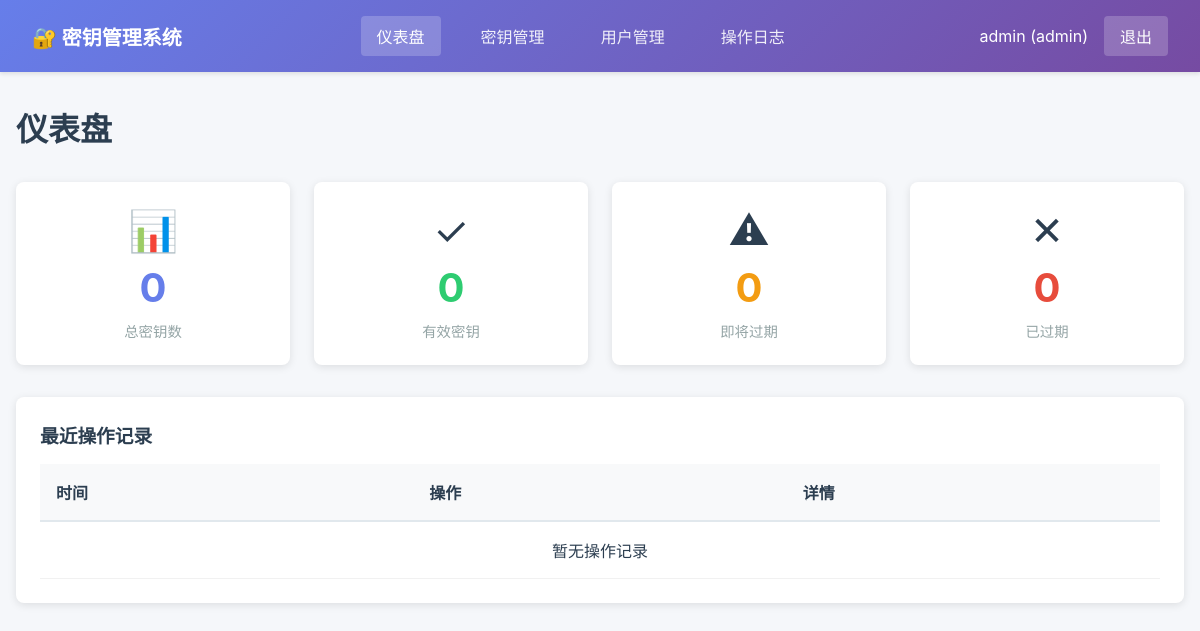
The page /dashboard (signed in) on the database as committed earlier.
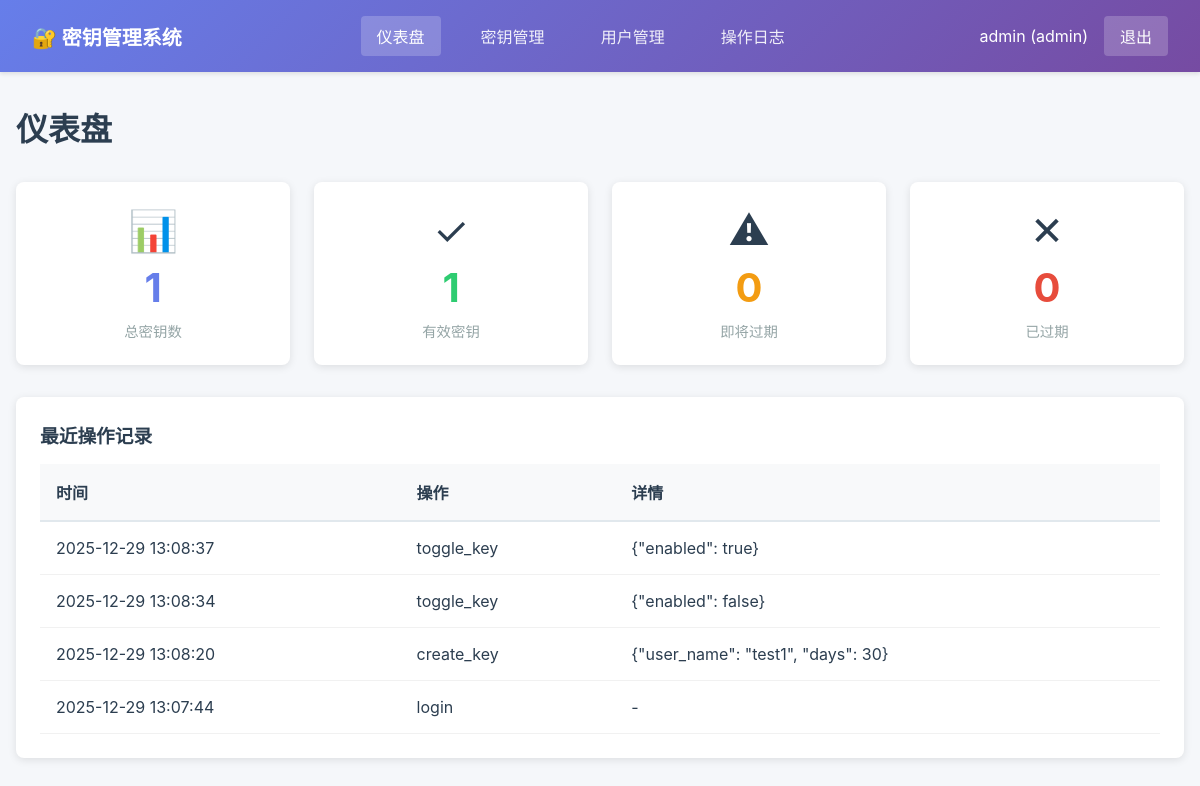
The same page on the database as committed later.
### tables this page shows
CREATE TABLE users (
            id INTEGER PRIMARY KEY AUTOINCREMENT,
            username VARCHAR(50) UNIQUE NOT NULL,
            password_hash VARCHAR(128) NOT NULL,
            role VARCHAR(20) NOT NULL DEFAULT 'user',
            parent_id INTEGER,
            quota_total INTEGER DEFAULT 0,
            quota_used INTEGER DEFAULT 0,
            enabled BOOLEAN DEFAULT TRUE,
            created_at TIMESTAMP DEFAULT CURRENT_TIMESTAMP,
            updated_at TIMESTAMP DEFAULT CURRENT_TIMESTAMP,
            last_login TIMESTAMP,
            note TEXT,
            FOREIGN KEY (parent_id) REFERENCES users(id)
        );

CREATE TABLE operation_logs (
            id INTEGER PRIMARY KEY AUTOINCREMENT,
            user_id INTEGER NOT NULL,
            action VARCHAR(50) NOT NULL,
            target_type VARCHAR(20),
            target_id INTEGER,
            details TEXT,
            ip_address VARCHAR(50),
            created_at TIMESTAMP DEFAULT CURRENT_TIMESTAMP,
            FOREIGN KEY (user_id) REFERENCES users(id)
        );

### app.py (the view)
@app.route('/dashboard')
@login_required
def dashboard():
    if current_user.role == 'admin':
        total_keys = Key.count()
        enabled_keys = Key.count(enabled=True)
    else:
        total_keys = Key.count(created_by=current_user.id)
        enabled_keys = Key.count(created_by=current_user.id, enabled=True)
    expiring_soon = 0
    expired = 0
    all_keys = Key.get_all(created_by=None if current_user.role == 'admin' else current_user.id)
    today = datetime.now().date()
    for key in all_keys:
        if key.expires and key.enabled:
            expire_date = datetime.strptime(key.expires, '%Y-%m-%d').date()
            days_remaining = (expire_date - today).days
            if days_remaining < 0:
                expired += 1
            elif days_remaining <= 7:
                expiring_soon += 1
    recent_logs = OperationLog.get_all(
        user_id=None if current_user.role == 'admin' else current_user.id,
        limit=10
    )
    return render_template('dashboard.html',
                         total_keys=total_keys,
                         enabled_keys=enabled_keys,
                         expiring_soon=expiring_soon,
                         expired=expired,
                         recent_logs=recent_logs)

### app.py (called while the page is built)
@login_manager.user_loader
def load_user(user_id):
    return User.get(int(user_id))

### models/database.py (called while the page is built)
def get_db():
    db = sqlite3.connect(config.DATABASE_PATH)
    db.row_factory = sqlite3.Row
    return db

### models/key.py (called while the page is built)
    @staticmethod
    def get_all(created_by=None, enabled=None, limit=None, offset=0):
        db = get_db()
        cursor = db.cursor()
        query = 'SELECT * FROM keys WHERE 1=1'
        params = []
        if created_by is not None:
            query += ' AND created_by = ?'
            params.append(created_by)
        if enabled is not None:
            query += ' AND enabled = ?'
            params.append(enabled)
        query += ' ORDER BY created_at DESC'
        if limit:
            query += ' LIMIT ? OFFSET ?'
            params.extend([limit, offset])
        cursor.execute(query, params)
        rows = cursor.fetchall()
        db.close()
        return [Key(**dict(row)) for row in rows]

    @staticmethod
    def count(created_by=None, enabled=None):
        db = get_db()
        cursor = db.cursor()
        query = 'SELECT COUNT(*) as count FROM keys WHERE 1=1'
        params = []
        if created_by is not None:
            query += ' AND created_by = ?'
            params.append(created_by)
        if enabled is not None:
            query += ' AND enabled = ?'
            params.append(enabled)
        cursor.execute(query, params)
        count = cursor.fetchone()['count']
        db.close()
        return count

### models/log.py (called while the page is built)
    @staticmethod
    def get_all(user_id=None, action=None, limit=None, offset=0):
        db = get_db()
        cursor = db.cursor()
        query = 'SELECT * FROM operation_logs WHERE 1=1'
        params = []
        if user_id is not None:
            query += ' AND user_id = ?'
            params.append(user_id)
        if action:
            query += ' AND action = ?'
            params.append(action)
        query += ' ORDER BY created_at DESC'
        if limit:
            query += ' LIMIT ? OFFSET ?'
            params.extend([limit, offset])
        cursor.execute(query, params)
        rows = cursor.fetchall()
        db.close()
        return [OperationLog(**dict(row)) for row in rows]

### models/user.py (called while the page is built)
    @staticmethod
    def get(user_id):
        db = get_db()
        cursor = db.cursor()
        cursor.execute('SELECT * FROM users WHERE id = ?', (user_id,))
        row = cursor.fetchone()
        db.close()
        if row:
            return User(**dict(row))
        return None

### templates/dashboard.html (shortened to what this page needs)
{% extends "base.html" %}
{% block content %}
<div class="dashboard">
    <h1>仪表盘</h1>
    <div class="stats-grid">
        <div class="stat-card">
            <div class="stat-icon">📊</div>
            <div class="stat-value">{{ total_keys }}</div>
            <div class="stat-label">总密钥数</div>
        </div>
        <div class="stat-card stat-success">
            <div class="stat-icon">✓</div>
            <div class="stat-value">{{ enabled_keys }}</div>
            <div class="stat-label">有效密钥</div>
        </div>
        <div class="stat-card stat-warning">
            <div class="stat-icon">⚠</div>
            <div class="stat-value">{{ expiring_soon }}</div>
            <div class="stat-label">即将过期</div>
        </div>
        <div class="stat-card stat-danger">
            <div class="stat-icon">✕</div>
            <div class="stat-value">{{ expired }}</div>
            <div class="stat-label">已过期</div>
        </div>
    </div>
    <div class="recent-logs">
        <h3>最近操作记录</h3>
        <table class="table">
            <thead>
                <tr>
                    <th>时间</th>
                    <th>操作</th>
                    <th>详情</th>
                </tr>
            </thead>
            <tbody>
                {% for log in recent_logs %}
                <tr>
                    <td>{{ log.created_at }}</td>
                    <td>{{ log.action }}</td>
                    <td>{{ log.details or '-' }}</td>
                </tr>
                {% else %}
                <tr>
                    <td colspan="3" class="text-center">暂无操作记录</td>
                </tr>
                {% endfor %}
            </tbody>
        </table>
    </div>
</div>
{% endblock %}

### templates/base.html (shortened to what this page needs)
<!DOCTYPE html>
<html lang="zh-CN">
<head>
    <link rel="stylesheet" href="{{ url_for('static', filename='css/style.css') }}">
</head>
<body>
    {% if current_user.is_authenticated %}
    <nav class="navbar">
        <div class="nav-brand">🔐 密钥管理系统</div>
        <div class="nav-menu">
            <a href="{{ url_for('dashboard') }}" class="{% if request.endpoint == 'dashboard' %}active{% endif %}">仪表盘</a>
            {% if current_user.role in ['admin', 'dealer'] %}
            <a href="{{ url_for('keys_page') }}" class="{% if request.endpoint == 'keys_page' %}active{% endif %}">密钥管理</a>
            {% endif %}
            {% if current_user.role == 'admin' %}
            <a href="{{ url_for('users_page') }}" class="{% if request.endpoint == 'users_page' %}active{% endif %}">用户管理</a>
            {% endif %}
            <a href="{{ url_for('logs_page') }}" class="{% if request.endpoint == 'logs_page' %}active{% endif %}">操作日志</a>
        </div>
        <div class="nav-user">
            <span>{{ current_user.username }} ({{ current_user.role }})</span>
            <a href="{{ url_for('logout') }}" class="btn-logout">退出</a>
        </div>
    </nav>
    {% endif %}
    <div class="container">
        {% block content %}{% endblock %}
    </div>
</body>
</html>

### static/css/style.css (style rules this page uses)
* { margin: 0; padding: 0; box-sizing: border-box; }
body { font-family: -apple-system, BlinkMacSystemFont, 'Segoe UI', Roboto, 'Helvetica Neue', Arial, sans-serif; background: #f5f7fa; color: #2c3e50; }
.navbar { background: linear-gradient(135deg, #667eea 0%, #764ba2 100%); color: white; padding: 1rem 2rem; display: flex; justify-content: space-between; align-items: center; box-shadow: 0 2px 4px rgba(0,0,0,0.1); }
.nav-brand { font-size: 1.25rem; font-weight: bold; }
.nav-menu { display: flex; gap: 1.5rem; }
.nav-menu a { color: rgba(255,255,255,0.9); text-decoration: none; padding: 0.5rem 1rem; border-radius: 4px; transition: all 0.3s; }
.nav-menu a:hover, .nav-menu a.active { background: rgba(255,255,255,0.2); color: white; }
.nav-user { display: flex; align-items: center; gap: 1rem; }
.btn-logout { background: rgba(255,255,255,0.2); color: white; padding: 0.5rem 1rem; border-radius: 4px; text-decoration: none; transition: background 0.3s; }
.container { max-width: 1200px; margin: 2rem auto; padding: 0 1rem; }
.dashboard h1 { margin-bottom: 2rem; }
.stats-grid { display: grid; grid-template-columns: repeat(auto-fit, minmax(250px, 1fr)); gap: 1.5rem; margin-bottom: 2rem; }
.stat-card { background: white; padding: 1.5rem; border-radius: 8px; box-shadow: 0 2px 8px rgba(0,0,0,0.1); text-align: center; }
.stat-icon { font-size: 2.5rem; margin-bottom: 0.5rem; }
.stat-value { font-size: 2.5rem; font-weight: bold; color: #667eea; margin-bottom: 0.5rem; }
.stat-success .stat-value { color: #2ecc71; }
.stat-warning .stat-value { color: #f39c12; }
.stat-danger .stat-value { color: #e74c3c; }
.stat-label { color: #95a5a6; font-size: 0.9rem; }
.recent-logs { background: white; padding: 1.5rem; border-radius: 8px; box-shadow: 0 2px 8px rgba(0,0,0,0.1); }
.recent-logs h3 { margin-bottom: 1rem; }
.table { width: 100%; border-collapse: collapse; }
.table thead { background: #f8f9fa; }
.table th { padding: 1rem; text-align: left; font-weight: 600; color: #2c3e50; border-bottom: 2px solid #e1e8ed; }
.table td { padding: 1rem; border-bottom: 1px solid #f1f1f1; }

Rows that differ between the two databases and show on the page:
added operation_logs: created_at "2025-12-29 13:08:37", action "toggle_key", details "{\"enabled\": true}"
added operation_logs: created_at "2025-12-29 13:08:34", action "toggle_key", details "{\"enabled\": false}"
added operation_logs: created_at "2025-12-29 13:08:20", action "create_key", details "{\"user_name\": \"test1\", \"days\": 30}"
added operation_logs: created_at "2025-12-29 13:07:44", action "login", details "-"
Other text that changed with them:
{{ total_keys }}: "0" → "1"
{{ enabled_keys }}: "0" → "1"
text no longer shown: "暂无操作记录"
